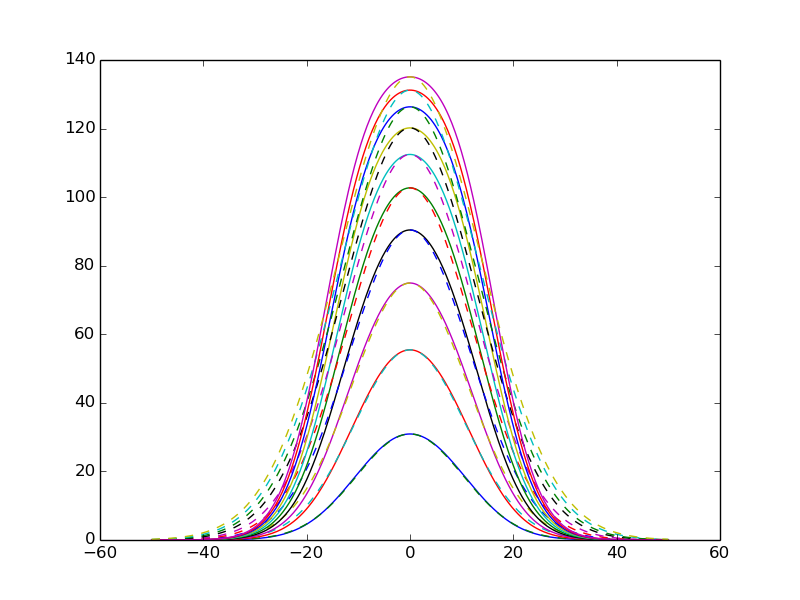

Source code (Python):
import math
import matplotlib.pyplot as plt
import numpy as np

omega = 10
#NH = 5e19

def tau(v):
    Ts = 150
    return 5.49*10e-19*NH/(Ts*math.sqrt(2*math.pi*omega)) \
                *math.exp(-v**2/(2*omega**2))

def Tb(v):
    Ts = 150
    return Ts*(1 - math.exp(-tau(v)))

def gaus(x):
    norm = 1/(omega_prime*math.sqrt(2*math.pi))

    return norm*math.exp(-x**2/(2*omega_prime**2))

vs = np.linspace(-5* omega,5* omega, 500)

NHs = np.linspace(5e19, 5e20, 10)

for NH in NHs:

    ys = [Tb(v) for v in vs]
    peak = max(ys)

    i = 0
    while (ys[i] < 0.5*peak):
        i += 1
    FWHM = -2*vs[i]

    omega_prime = FWHM/2.355

    zs = [gaus(x) for x in vs]
    gaus_peak = max(zs)
    #print gaus_peak

    zs = [z*peak/gaus_peak for z in zs]

    difference = 0
    total = 0
    for i in range(len(vs)):
        difference = difference + abs(zs[i] - ys[i])
        total = total + (ys[i])

    print difference/total * 100
    


    plt.plot(vs, ys)
    plt.plot(vs, zs, '--')

    

plt.savefig("q3.png")
